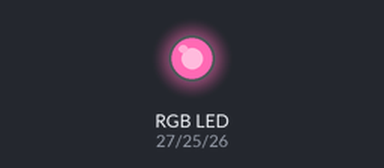
A program run on a simulated ESP32 board running MicroPython. Shown: an RGB LED mixed from three pins (HIGH = lit).

Above: at 0.05 s.
At 1.5 s:
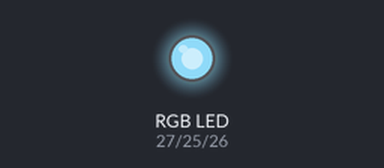
At 3.0 s:
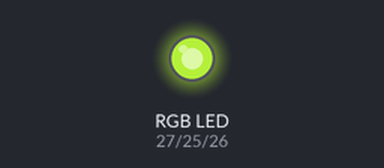
Timing chart, 0 to 6.9 s (numbered marks = the images above):
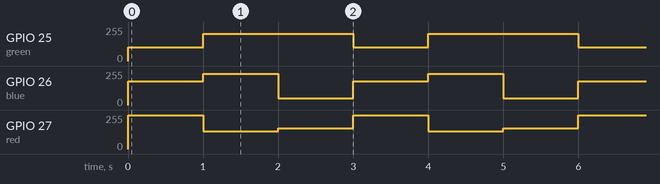

Measured:
- by itself, GPIO 25 (green): repeats every 3.0 s: 206/255 1.0 s, 205/255 1.0 s, 105/255 1.0 s
- by itself, GPIO 26 (blue): repeats every 3.0 s: 235/255 1.0 s, 50/255 1.0 s, 180/255 1.0 s
- by itself, GPIO 27 (red): repeats every 3.0 s: 135/255 1.0 s, 154/255 1.0 s, 255/255 1.0 s

The program:

extra1_my_colors.py
```python
from machine import Pin, PWM
import time

red = PWM(Pin(27))  # 세 핀을 모두 PWM으로 (빨강 27, 초록 25, 파랑 26)
green = PWM(Pin(25))
blue = PWM(Pin(26))
red.freq(1000)
green.freq(1000)
blue.freq(1000)


def set_color(r, g, b):
    red.duty(r * 1023 // 255)
    green.duty(g * 1023 // 255)
    blue.duty(b * 1023 // 255)


while True:
    set_color(255, 105, 180)  # 분홍
    time.sleep(1)
    set_color(135, 206, 235)  # 하늘색
    time.sleep(1)
    set_color(154, 205, 50)  # 연두
    time.sleep(1)
```
